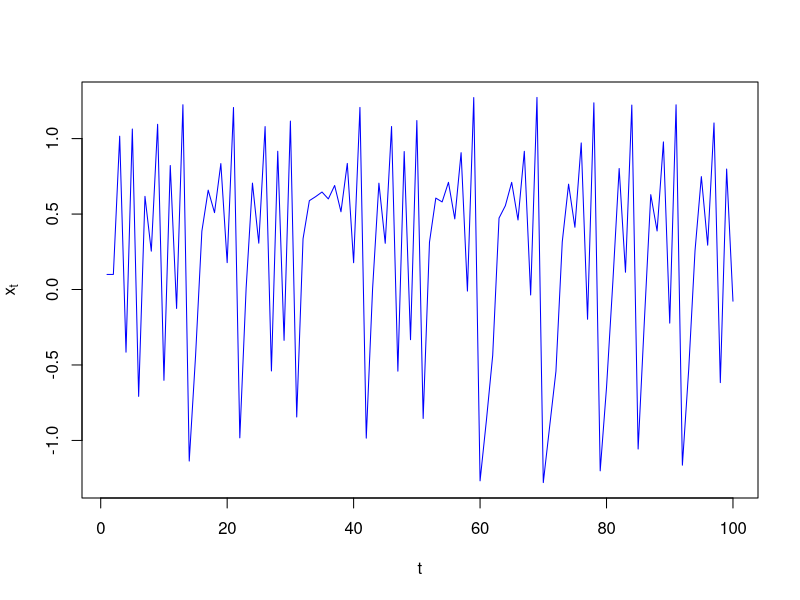

The R script that drew this image:
a <- 1.4
b <- 0.3
n <- 100
x <- numeric(n)
x[1] <- 0.1
x[2] <- 0.1

for (t in 3:n) {
  x[t] <- 1 - a * x[t - 1]^2 + b * x[t - 2]
}

png("hm-timeseries100.png", width = 800, height = 600)
plot(1:n, x, type = "l", col = "blue",
     xlab = "t", ylab = expression(x[t]),
     )

dev.off()
